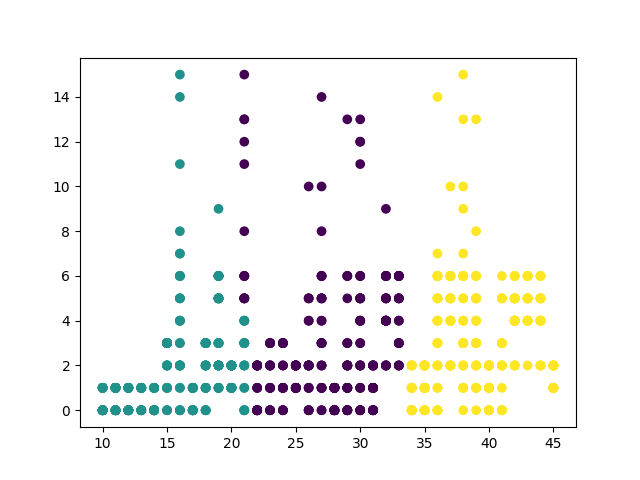

The Python source for this figure:
#	K-Means Algorithm for Clustering
#		Group 05 - ESD15I018, MFD15I014, CED15I031

""" Outline :  """

import numpy
import csv
from matplotlib import pyplot
from sklearn.cluster import KMeans

dataAttributes = []

Attributes = {
	"0": {},	# Gender
	"1": {},	# age
	"2": {},	# Number of cigarettes per day
}

# age and Number of cigarettes per day
entityIndex = [1,2]

# Loading Data
print ("Data Loading Started"), 
with open ('../../Dataset/Generated Data Set/number of cigarettes per day.csv') as csvdata: 
	readCSV = csv.reader (csvdata, delimiter=',')
	next (readCSV)	# Skipping Header content
	for row in readCSV: 
		for i in entityIndex: 
			if (row[i] in Attributes[str (i)]) == False: 
				Attributes[str (i)][row[i]] = len (Attributes[str (i)].keys())
		datarow = []
		try: 
			for i in entityIndex: 
				datarow.append (Attributes[str (i)][row[i]])
			dataAttributes.append (numpy.asarray (datarow))
		except ValueError: 
			pass
feats = ["Age","Number of Cigarettes per Day"]

print ("Features: ", feats)

print ("Done Loading Data\n")

# seperating test and training data
testDataAttributes = numpy.asarray (dataAttributes[11000:])
dataAttributes = numpy.asarray (dataAttributes[:11000])

print ("KMeans Clustering Started")
KMCluster = KMeans (n_clusters = 3, random_state = 0).fit (dataAttributes)
predCluster = KMCluster.predict (testDataAttributes)
print ("KMeans Clustering Finished\n")

# adding 10 as the first key it will take to b 0
pyplot.scatter (testDataAttributes.T[0] + 10, testDataAttributes.T[1], c = predCluster)
pyplot.show ()
